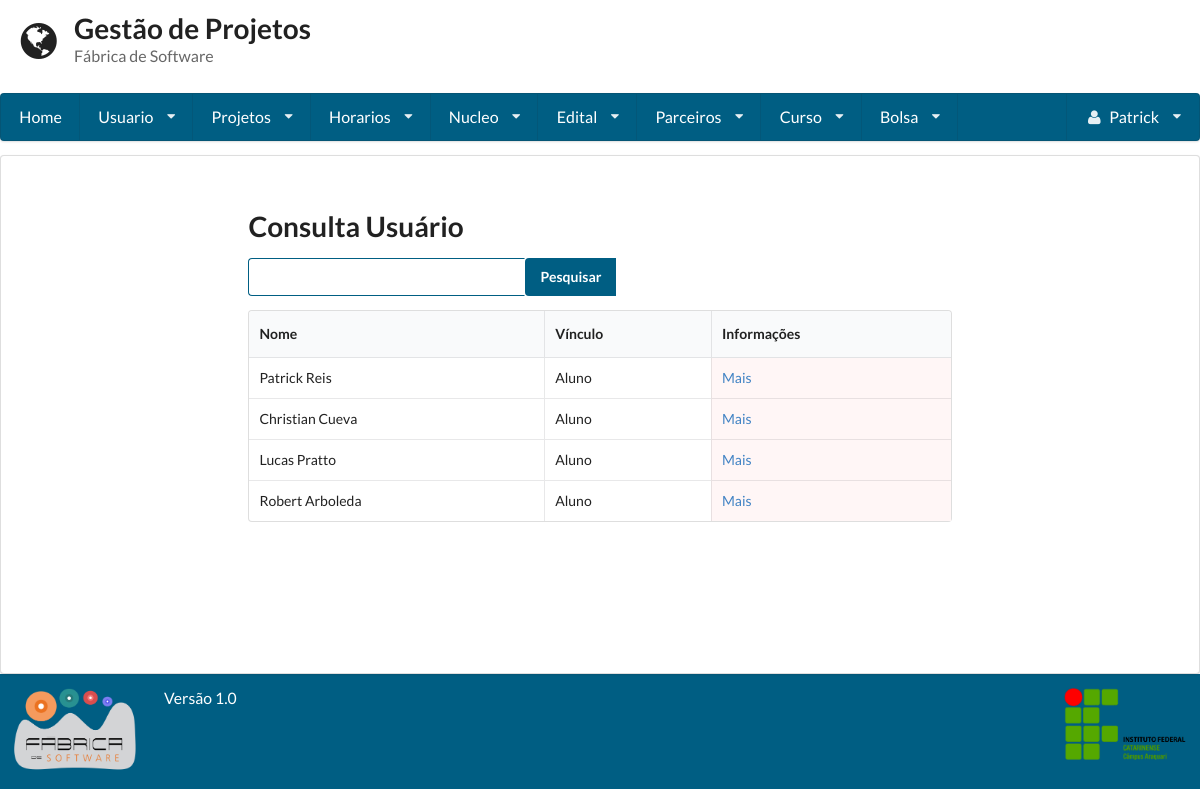
The app's page /consulta_usuario/ (signed in) with its own data.
### gestaoapp/models/usuario.py (models this page shows, shortened)
class Usuario(User):
    PERIODO_CHOICES = (
        ('primeiro', '1° Semestre'),
        ('segundo', '2° Semestre'),
        ('terceiro', '3° Semestre'),
        ('quarto', '4° Semestre'),
        ('quinto', '5° Semestre'),
        ('sexto', '6° Semestre'),
        ('setimo', '7° Semestre'),
        ('oitavo', '8° Semestre'),
        ('nono', '9° Semestre'),
        ('decimo', '10° Semestre'),
    )
    VINCULO_CHOICES = (
        ('Aluno', 'Aluno'),
        ('Professor', 'Professor'),
    )
    periodo = models.CharField(
        max_length=255, null=True, blank=True,
        choices=PERIODO_CHOICES
    )
    vinculo_institucional = models.CharField(
        max_length=255, null=True, blank=True,
        choices=VINCULO_CHOICES)
    email_opcional = models.EmailField(max_length=254, null=True, blank=True)
    matricula = models.CharField(max_length=255, unique=True)
    foto = models.ImageField(upload_to='profile_images')
    carga_horaria = models.IntegerField(validators=[MaxValueValidator(100), MinValueValidator(1)])
    telefone1 = models.CharField(max_length=11)
    telefone2 = models.CharField(max_length=11, blank=True, null=True)
    curso = models.ForeignKey(Curso, null=True, blank=True)
    verificacao = models.CharField(max_length=255, null=True, blank=True, unique=True)
    lattes = models.URLField(null=True, blank=True)
    desc = models.TextField()
    super_adm = models.BooleanField(default=False)

### gestaoapp/views/usuario.py (the view, shortened to what this page needs)
# urls.py: url(r'^consulta_usuario/', ConsultaUsuario.as_view()),
class ConsultaUsuario(LoginRequiredMixin, View):
    template = 'usuario/consulta.html'
    def get(self, request):
        form = Busca()
        usuario = Usuario.objects.all()
        return render(request, self.template, {'usuarios': usuario, "form": form})

### gestaoapp/forms/busca.py
class Busca(forms.Form):
	nome = forms.CharField(label='Buscar', widget=forms.TextInput)

### gestaoapp/templates/usuario/consulta.html (shortened to what this page needs)
{% extends 'base.html' %}
{% block conteudo %}
    {% if user.is_superuser %}
        <form method='POST' action='/consulta_usuario/' class="ui form">
            <h1 class=" ui header">Consulta Usuário</h1>
            <div class="ui action input">
                {{ form.nome }}
                <input type="submit" value="Pesquisar" class='icon search'>
            </div>
        </form>
        <table class="ui celled table">
            <thead>
            <tr>
                <th>Nome</th>
                <th>Vínculo</th>
                <th>Informações</th>
            </tr>
            </thead>
            <tbody>
            {% for usuario in usuarios %}
                <tr>
                    <td>{{ usuario.first_name }} {{ usuario.last_name }}</td>
                    <td>{{ usuario.vinculo_institucional }}</td>
                    <td class="negative"><a href="../visualizar_usuario/{{ usuario.id }}">Mais</a></td>
                </tr>
            {% endfor %}
            </tbody>
        </table>
    {% endif %}
{% endblock %}

### gestaoapp/templates/base.html (shortened to what this page needs)
<!doctype html>
<head>
    {% load staticfiles %}
    <link rel="stylesheet" href="{% static 'semantic-2.1/dist/semantic.css' %}"/>
    <link rel="stylesheet" href="{% static 'base.css' %}"/>
</head>
<body class="cor-fundo">
<header class="cabecalho">
    <div class="ui grid">
        <div class="row">
            <div class='twelve wide column'>
                <h1 class="ui header">
                    <i class='ui icon world'></i>
                    <div class="ui content">
                        Gestão de Projetos
                        <p class="sub header">
                            Fábrica de Software
                        </p>
                    </div>
                </h1>
            </div>
        </div>
        {% if user.is_authenticated %}
            <div class="computer only row">
                <nav class="ui large menu stackable"><a class="item" href="/home">Home</a>
                    <div class="ui dropdown item">Usuario<i class="dropdown icon"></i>
                    </div>
                    <div class="ui dropdown item">Projetos<i class="dropdown icon"></i>
                    </div>
                    <div class="ui dropdown item">Horarios<i class="dropdown icon"></i>
                    </div>
                    <div class="ui dropdown item">Nucleo<i class="dropdown icon"></i>
                    </div>
                    <div class="ui dropdown item">Edital<i class="dropdown icon"></i>
                    </div>
                    <div class="ui dropdown item">Parceiros<i class="dropdown icon"></i>
                    </div>
                    {% if user.is_superuser %}
                        <div class="ui dropdown item">Curso<i class="dropdown icon"></i>
                        </div>
                    {% endif %}
                    {% if user.is_superuser %}
                        <div class="ui dropdown item">Bolsa<i class="dropdown icon"></i>
                        </div>
                    {% endif %}
                    <div class="ui dropdown item right floated"><i class="user icon"></i>
                        {{ request.user.first_name }} <i class="dropdown icon"></i>
                    </div>
                </nav>
            </div>
        {% endif %}
    </div>
</header>
<article class="corpo ui segment cor-conteudo">
    <div class="ui grid">
        <div class="row">
            <div class="three wide column"></div>
            <div class="ten wide column">
                {% block conteudo %}
                {% endblock %}
            </div>
        </div>
    </div>
</article>
<footer class="ui grid rodape verde_escuro">
    <div class="two wide column">
        <img class="ui small image" src="{% static 'fabrica.png' %}">
    </div>
    <div class=" twelve wide column">
        <label class="centered"> Versão 1.0 </label>
    </div>
    <div class="two wide column">
        <img class="ui small image" src="{% static 'ifc2.png' %}">
    </div>
</footer>
</body>
</html>

### static/base.css (style rules this page uses)
.ui.grid { margin:0 !important; padding:0 !important; }
.cabecalho { min-height: 16% !important; color: #005e83 !important; }
.cabecalho .grid { margin:0 !important; padding:0 !important; }
.corpo { min-height: 64.9% !important; }
.rodape { min-height: 11% !important; }
article { margin: 0 !important; }
input.icon.search { background-color: #005e83 !important; color: #fff !important; font-weight: bold !important; }
.verde_escuro { background:#005e83 !important; color:#FFFFFF !important; }
.ui.menu { width: 100% !important; background-color: #005e83 !important; }
.ui.menu > .item { color: #FFF !important; }
label { font-size: 1.125em !important; }
input { border-color: #005E83 !important; }

### records on screen
Usuario: first_name "Patrick", last_name "Reis", vinculo_institucional "Aluno"
Usuario: first_name "Christian", last_name "Cueva", vinculo_institucional "Aluno"
Usuario: first_name "Lucas", last_name "Pratto", vinculo_institucional "Aluno"
Usuario: first_name "Robert", last_name "Arboleda", vinculo_institucional "Aluno"

### other values on screen
{{ request.user.first_name }} "Patrick"
